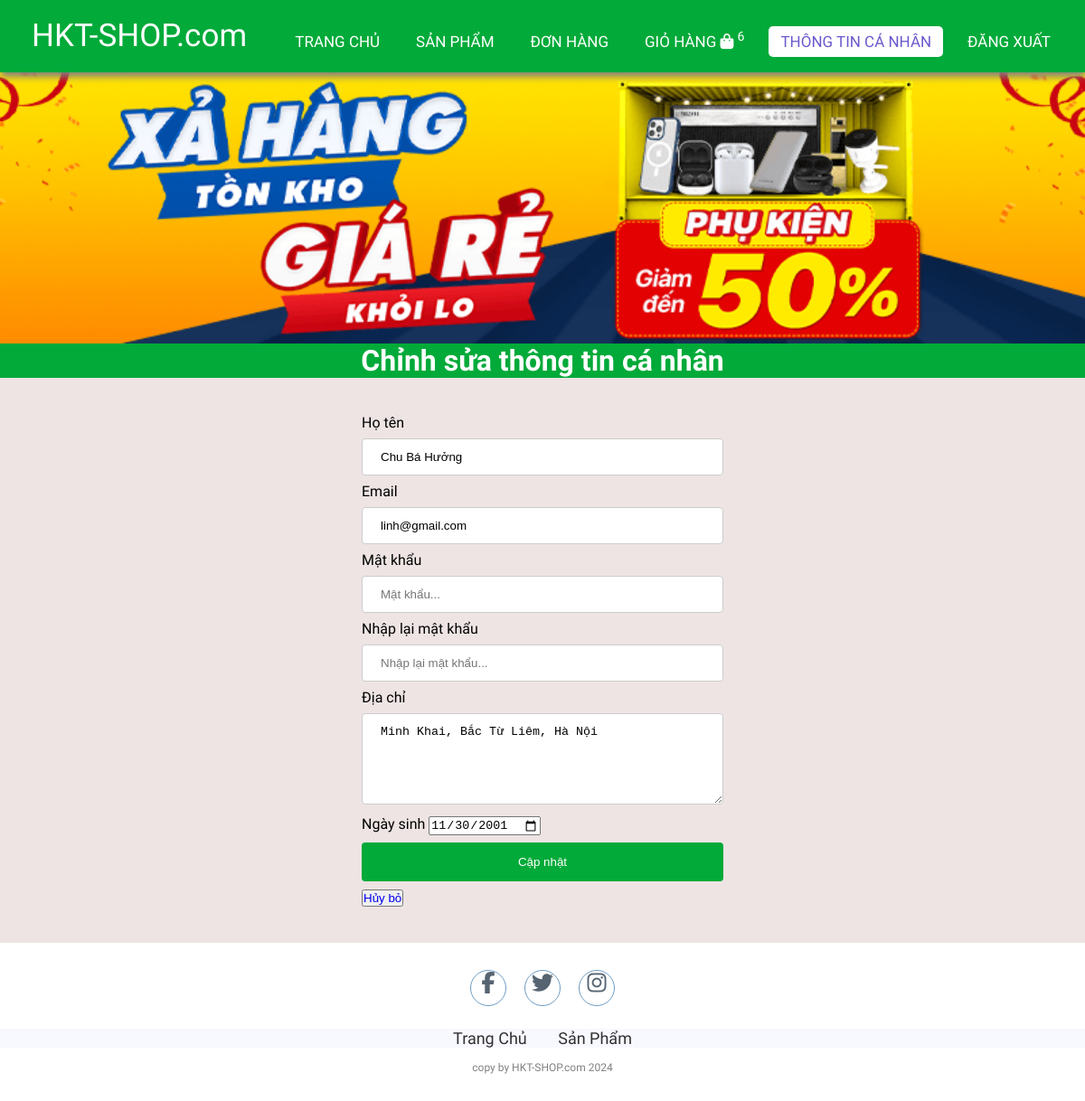
Screenshot of /edit_info.php (signed in) with the database file from the repository.
### tables this page shows
CREATE TABLE `users` (
  `id` int(11) NOT NULL,
  `email` varchar(255) NOT NULL,
  `fullname` varchar(255) NOT NULL,
  `dob` date NOT NULL,
  `password` varchar(255) NOT NULL,
  `role_id` int(11) NOT NULL,
  `status` tinyint(1) NOT NULL,
  `address` varchar(500) NOT NULL,
  `isConfirmed` tinyint(4) NOT NULL DEFAULT 0,
  `captcha` varchar(50) NOT NULL
);

### lib/database.php (called while the page is built, shortened)
<?php
class Database extends PDO
{
  public $host   = DB_HOST;
  public $user   = DB_USER;
  public $pass   = DB_PASS;
  public $dbname = DB_NAME;
  public $link;
  private function connectDB()
  {
    $this->link = new mysqli(
      $this->host,
      $this->user,
      $this->pass,
      $this->dbname
    );
  }
  public function select($query)
  {
    $result = $this->link->query($query);
    if ($result->num_rows > 0) {
      return $result;
    } else {
      return false;
    }
  }
}

### lib/session.php (called while the page is built, shortened)
<?php
class Session
{
   public static function get($key)
   {
      if (isset($_SESSION[$key])) {
         return $_SESSION[$key];
      } else {
         return false;
      }
   }
}

### classes/cart.php (called while the page is built, shortened)
<?php
$filepath = realpath(dirname(__FILE__));
include_once($filepath . '/../lib/database.php');
include_once($filepath . '/../lib/session.php');
?>
<?php
class cart
{
    private $db;
    public function __construct()
    {
        $this->db = new Database();
    }
    public function getTotalQtyByUserId()
    {
        $userId = Session::get('userId');
        $query = "SELECT SUM(qty) as total FROM cart WHERE userId = '$userId' ";
        $mysqli_result = $this->db->select($query);
        if ($mysqli_result) {
            $result = mysqli_fetch_all($this->db->select($query), MYSQLI_ASSOC)[0];
            return $result;
        }
        return false;
    }
}
?>

### classes/user.php (called while the page is built, shortened)
<?php
$filepath = realpath(dirname(__FILE__));
include_once($filepath . '/../lib/session.php');
include_once($filepath . '/../lib/database.php');
?>
<?php
class user
{
	private $db;
	public function __construct()
	{
		$this->db = new Database();
	}
	public function get()
	{
		$userId = Session::get('userId');
		$query = "SELECT * FROM users WHERE id = '$userId' LIMIT 1";
		$mysqli_result = $this->db->select($query);
		if ($mysqli_result) {
			$result = mysqli_fetch_all($this->db->select($query), MYSQLI_ASSOC)[0];
			return $result;
		}
		return false;
	}
}
?>

### edit_info.php (the view, shortened to what this page needs)
<?php
include 'classes/user.php';
$user = new user();
$userInfo = $user->get();
?>
<?php
include_once 'lib/session.php';
include_once 'classes/cart.php';
$cart = new cart();
$totalQty = $cart->getTotalQtyByUserId();
?>
<!DOCTYPE html>
<html lang="en">
<head>
    <link rel="stylesheet" href="./css/style.css">
    <link rel="stylesheet" href="https://cdnjs.cloudflare.com/ajax/libs/font-awesome/5.15.4/css/all.min.css">
</head>
<body>
    <nav>
        <label class="logo">HKT-SHOP.com</label>
        <ul>
            <li><a href="index.php">Trang chủ</a></li>
            <li><a href="productList.php">Sản phẩm</a></li>
            <li><a href="order.php" id="order">Đơn hàng</a></li>
            <li>
                <a href="checkout.php">
                    Giỏ hàng
                    <i class="fa fa-shopping-bag"></i>
                    <sup class="sumItem">
                        <?= ($totalQty['total']) ? $totalQty['total'] : "0" ?>
                    </sup>
                </a>
            </li>
            <?php
            if (isset($_SESSION['user']) && $_SESSION['user']) { ?>
                <li><a href="info.php" id="signin" class="active">Thông tin cá nhân</a></li>
                <li><a href="logout.php" id="signin">Đăng xuất</a></li>
            <?php } else { ?>
                <li><a href="register.php" id="signup">Đăng ký</a></li>
                <li><a href="login.php" id="signin">Đăng nhập</a></li>
            <?php } ?>
        </ul>
    </nav>
    <section class="banner">
        <div class="fadein">
            <?php
            $dir = "./images/slider/";
            $scan_dir = scandir($dir);
            foreach ($scan_dir as $img) :
                if (in_array($img, array('.', '..')))
                    continue;
            ?>
                <img src="<?php echo $dir . $img ?>" alt="<?php echo $img ?>">
            <?php endforeach; ?>
        </div>
    </section>
    <div class="featuredProducts">
        <h1>Chỉnh sửa thông tin cá nhân</b></h1>
    </div>
    <div class="container-single">
        <div class="login">
            <form action="edit_info.php" method="post" class="form-login">
                <label for="fullName">Họ tên</label>
                <input type="text" id="fullName" value="<?= $userInfo['fullname'] ?>" name="fullName" placeholder="Họ tên..." required>
                <label for="email">Email</label>
                <input type="email" id="email" value="<?= $userInfo['email'] ?>" name="email" placeholder="Email..." required pattern="[a-z0-9._%+-]+@[a-z0-9.-]+\.[a-z]{2,}$">
                <label for="password">Mật khẩu</label>
                <input type="password" id="password" name="password" placeholder="Mật khẩu..." required>
                <label for="repassword">Nhập lại mật khẩu</label>
                <input type="password" id="repassword" name="repassword" required placeholder="Nhập lại mật khẩu..." oninput="check(this)">
                <label for="address">Địa chỉ</label>
                <textarea name="address" id="address" cols="30" rows="5" required><?= $userInfo['address'] ?></textarea>
                <label for="dob">Ngày sinh</label>
                <input type="date" value="<?= $userInfo['dob'] ?>" name="dob" id="dob" required>
                <div>
                    <input type="submit" value="Cập nhật" name="submit">
                    <button><a href="./info.php">Hủy bỏ</a></button>
                </div>
            </form>
        </div>
    </div>
    <footer>
        <div class="social">
            <a href="#"><i class="fa fa-facebook" aria-hidden="true"></i></a>
            <a href="#"><i class="fa fa-twitter" aria-hidden="true"></i></a>
            <a href="#"><i class="fa fa-instagram" aria-hidden="true"></i></a>
        </div>
        <ul class="list">
            <li>
                <a href="./">Trang Chủ</a>
            </li>
            <li>
                <a href="productList.php">Sản Phẩm</a>
            </li>
        </ul>
        <p class="copyright">copy by HKT-SHOP.com 2024</p>
    </footer>
</body>
</html>

### css/style.css (style rules this page uses)
:root { --color-primary: #01aa39; --bg-primary: rgb(238, 228, 228); }
* { padding: 0; margin: 0; text-decoration: none; list-style: none; box-sizing: border-box; }
body { font-family: Mitr; background: var(--bg-primary); }
nav { top: 0; background: var(--color-primary); height: 80px; width: 100%; position: fixed; z-index: 9999; box-shadow: 1px 5px 8px gray; }
label.logo { color: white; font-size: 35px; line-height: 80px; padding: 0 35px; }
nav ul { float: right; margin-right: 20px; }
nav ul li { display: inline-block; line-height: 80px; margin: 0 5px; }
nav ul li a { color: white; font-size: 17px; padding: 7px 13px; border-radius: 3px; text-transform: uppercase; border-radius: 5px; transition: 0.5s; }
a.active, a:hover { background: white; color: slateblue; }
.banner { background-size: cover; margin-top: 80px; overflow: hidden; }
.fadein { position: relative; height: 300px; max-width: 1200px; margin: 0 auto; background: #fff; }
.fadein img { position: absolute; width: calc(100%); height: calc(100%); width: 100%; height: 100%; object-fit: cover; }
.featuredProducts { text-align: center; background-color: var(--color-primary); color: white; }
footer { padding: 30px 0; background-color: white; }
footer .social { text-align: center; padding-bottom: 25px; color: white; }
footer .social a { color: inherit; font-size: 24px; border: 1px solid steelblue; width: 40px; height: 40px; display: inline-block; text-align: center; border-radius: 50%; margin: 0 8px; transition: 0.5s; background-color: white; color: #2c3e50; opacity: 0.8; }
footer ul { margin-top: 0; padding: 0; list-style: none; font-size: 18px; margin-bottom: 0; text-align: center; }
footer ul a { color: inherit; text-decoration: none; opacity: 0.8; }
footer ul li { display: inline; padding: 0 15px; }
footer .copyright { margin-top: 15px; text-align: center; font-size: 12px; color: gray; }
.container-single { display: flex; margin: 30px 100px; }
.list { background-color: ghostwhite; }
.login { margin: 10px auto; width: 40%; }
input[type=text], input[type=password], input[type=email], input[type=number], textarea, select { width: 100%; padding: 12px 20px; margin: 8px 0; border: 1px solid #ccc; border-radius: 4px; }
input[type=submit] { width: 100%; background-color: var(--color-primary); color: white; padding: 14px 20px; margin: 8px 0; border: none; border-radius: 4px; cursor: pointer; }

### rows the page displays
users: fullName "Chu Bá Hưởng", email "linh@gmail.com", address "Minh Khai, Bắc Từ Liêm, Hà Nội", dob "11/30/2001"

### other values shown
$totalQty['total'] "6"
